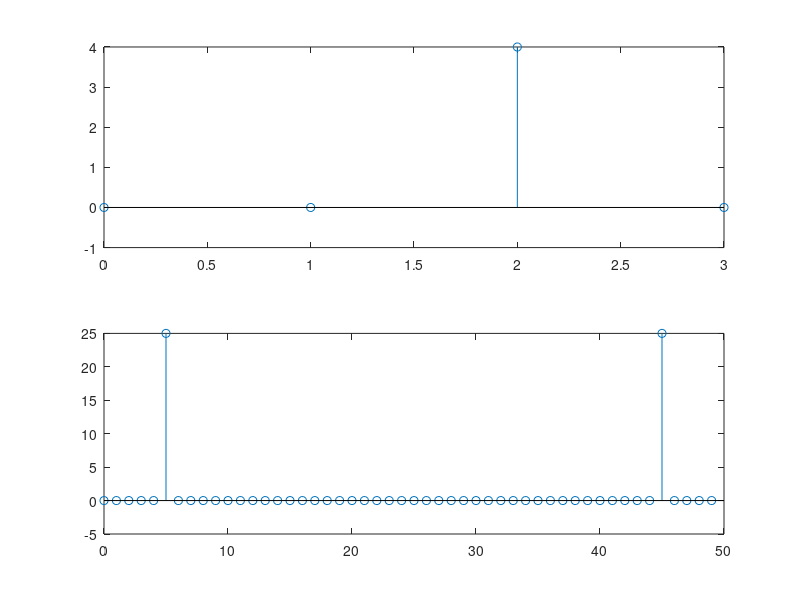

Recreate this plot in MATLAB.
%%Alapti Sai Varun
%%1410110037
%%Discussed :
%%
clc;
clear all;
close all;
%% creating D
N=50;

for n=0:1:N-1
    for k=0:1:N-1
        D(n+1,k+1)=exp((2*pi*1j*k*n)/N);
    end
end
%% checking othognal or not

for k=1:1:N
    
    for n=1:1:N
        orthg(k,n)=(ctranspose(D(:,k))*D(:,n));
       
    end   
end
%% 3rd Verifying 
I=inv(D)*D;
Dh = D';
Num=D*Dh;
%% 4th
Nm=[1 -1 1 -1];
N=4;
for n=0:1:N-1
    for k=0:1:N-1
        D4(n+1,k+1)=exp((2*pi*1j*k*n)/N);
    end
end

Xk4= D4'*Nm.';
k=0:1:N-1;
subplot(2,1,1);
stem(k,Xk4);
Xn4=(D4*Xk4)/N;

%% 5th
load inputData;
Xk= Dh*inputData.';
N=50;
Xn=(D*Xk)/N;
k=0:1:N-1;
subplot(2,1,2);
stem(k,Xk);




